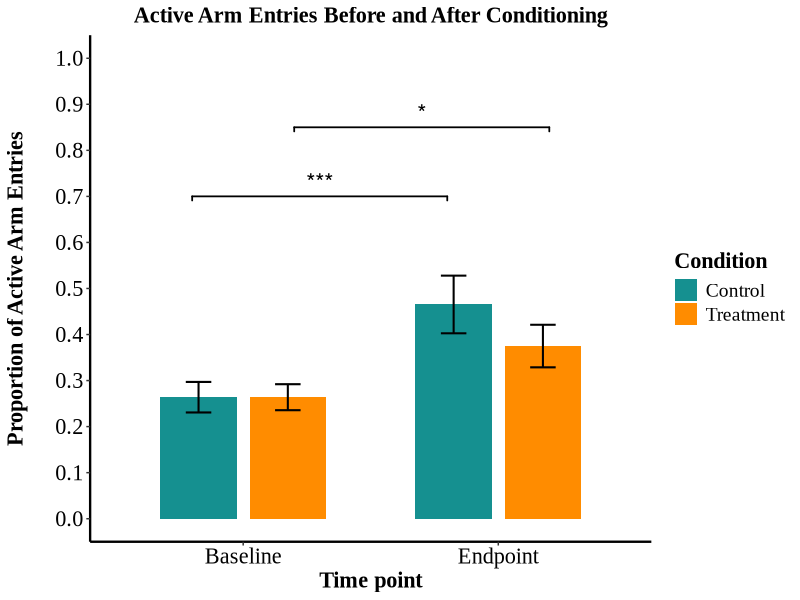
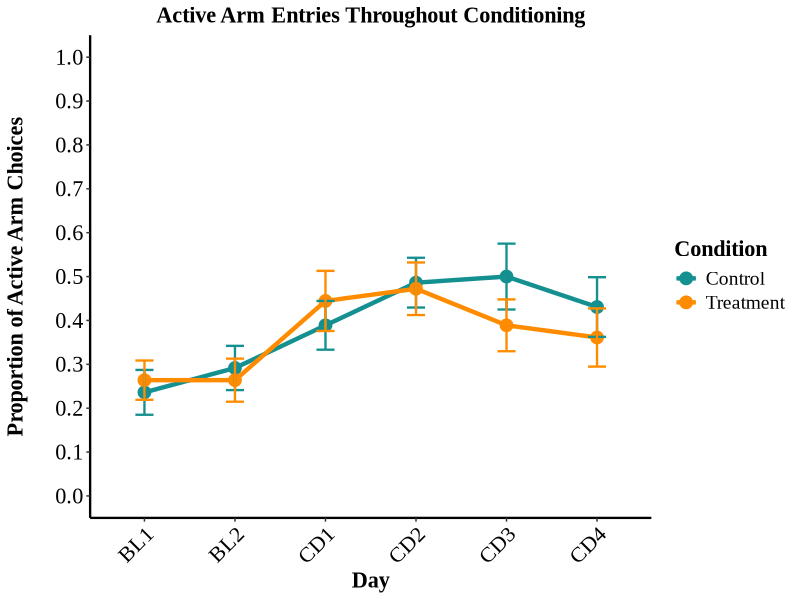
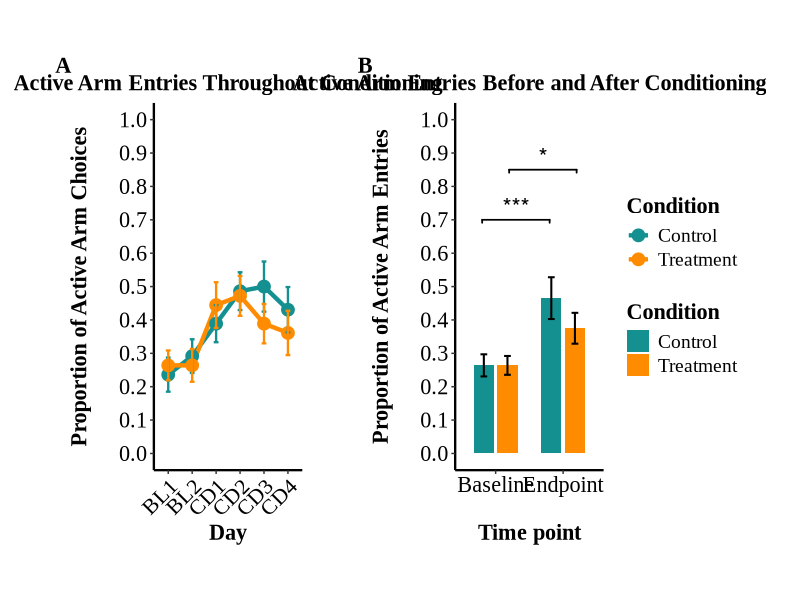
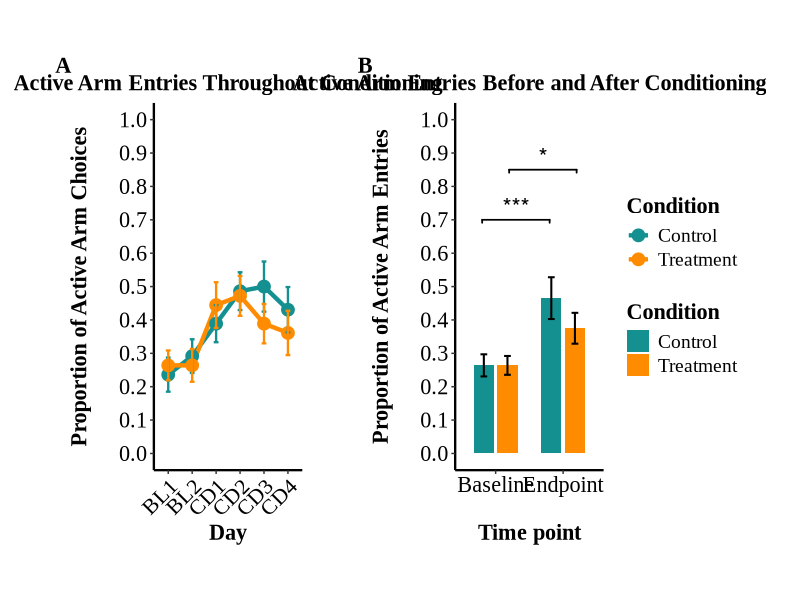

Write the R code that produced these figures, in order.
library(readr)
library(dplyr)
library(tidyverse)
library(ggsignif)
library(lme4)
library(emmeans)
library(grid)
library(gridExtra)
library(car)
library(ggplot2)
library(readxl)
library(patchwork)

# read in the data
Exp8_full_data <- read_excel("Datasets/Experiment_8_Full_Data.xlsx")


#Creating theme for plots

# Updated theme for regeneration and reinstatement plots
consistant_theme <- function() {
  theme_classic() +
    theme(
      text = element_text(family = "Times New Roman", size = 18),
      axis.title = element_text(size = 16, face = "bold"),
      axis.title.y = element_text(margin = margin(r = 20)),
      axis.text = element_text(size = 16, color = "black"),
      legend.position = "right", # Updated to place legend on right side
      legend.title = element_text(size = 16, face = "bold"),
      legend.text = element_text(size = 14),
      axis.line = element_line(color = "black", linewidth = 0.8),
      panel.grid = element_blank(),
      panel.background = element_rect(fill = "white"),
      panel.border = element_blank(),
      plot.title = element_text(hjust = 0.5, size = 16, face = "bold"),
      # Add facet theming to match the figure
      strip.background = element_rect(fill = "white"),
      strip.text = element_text(size = 14, face = "bold", color = "black")
    )
}

#Restructure data for baseline/endpoint comparison

Exp8_data_long <- Exp8_full_data %>% mutate(across(ends_with("_arm_entries"),
                                               ~as.numeric(as.character(.)))) %>%
  pivot_longer(
    cols = c(baseline_active_arm_entries, endpoint_active_arm_entries),
    names_to = "Time",
    values_to = "ActiveCount"
  ) %>%
  mutate(
    Time = factor(Time,
                  levels = c("baseline_active_arm_entries", "endpoint_active_arm_entries"),
                  labels = c("Baseline", "Endpoint")),
    Subject = factor(Subject),
    Condition = factor(Condition),
    ActiveCount = if_else(!is.na(ActiveCount),
                          as.integer(ActiveCount),
                          NA_integer_)
  ) %>%
  mutate(
    TotalTrials = 6,
    InactiveCount = if_else(!is.na(ActiveCount),
                            TotalTrials - ActiveCount,
                            NA_integer_),
    ActiveArmProportion = if_else(!is.na(ActiveCount),
                                  ActiveCount/ TotalTrials,
                                  NA_real_)
  ) %>% 
  filter(is.na(ActiveCount) | ActiveCount <= TotalTrials)
  

# statistical analysis of baseline vs endpoint

#set contrasts
contrasts(Exp8_data_long$Time) <- contr.sum
contrasts(Exp8_data_long$Condition) <- contr.sum

#baseline vs endpoint model
learning_model <- glmer(cbind(ActiveCount, InactiveCount) ~ Condition * Time + (1|Subject),
                        data = Exp8_data_long,
                        family = "binomial",
                        na.action = na.omit)

summary(learning_model)

#get overall effects for learning model

learning_model_output <- car::Anova(learning_model, type = "III")
print(learning_model_output)


# getting estimated means and comparisons for within and between groups
#Within-group comparisons
conditioning_within_groups_comparisons <- emmeans(learning_model,
                                                  pairwise ~ Time | Condition,
                                                  adjust = "bonferroni",
                                                  type = "response")

#between-group comparisons
conditioning_between_groups_comparisons <- emmeans(learning_model,
                                                   pairwise ~ Condition | Time,
                                                   adjust = "bonferroni",
                                                   type = "response")

#printing comparisons
print(summary(conditioning_within_groups_comparisons$emmeans))
print(summary(conditioning_within_groups_comparisons$contrasts))
print(summary(conditioning_between_groups_comparisons$emmeans))
print(summary(conditioning_between_groups_comparisons$contrasts))


#=================================
#apa formatted results
#================================

format_p_value <- function(p) {
  if (p <.001) {
    return ("< .001")
  }  else {
      return(paste0("= ", gsub("0\\.", ". ", round(p, 3))))
    }
}


#Formatting results for glmm analysis
format_conditioning_results <- function(model, anova_output) {
  Exp8_model_summary <- summary(learning_model)
  Exp8_anova_df <- as.data.frame(anova_output)
  
  formatted_results <- data.frame(
    effect = rownames(Exp8_anova_df),
    chisq = Exp8_anova_df$Chisq,
    df = Exp8_anova_df$Df,
    p.value = Exp8_anova_df$`Pr(>Chisq)`,
    apa_results = paste0(
      "χ²(", Exp8_anova_df$Df, ") = ", round(Exp8_anova_df$Chisq, 3),
      ", *p* ", sapply(Exp8_anova_df$`Pr(>Chisq)`, format_p_value) 
    )
  )
  return(formatted_results)
  }

#Format within-group emmeans comparisons

format_within_group_comparisons <- function(emmeans_object) {
  # Extract contrasts
  contrasts_df <- as.data.frame(emmeans_object$contrasts)
  
  # Extract condition more reliably, or set explicit condition labels
  # Make sure they're in the correct order based on your graph
  condition_labels <- c("Control", "Treatment")  # Assuming this order matches your data
  condition_index <- 1:length(contrasts_df$contrast)
  
  # Create formatted results dataframe with INVERTED odds ratios
  formatted_results <- data.frame(
    contrast = contrasts_df$contrast,
    condition = condition_labels[condition_index],
    # Invert the odds ratio
    odds_ratio = 1/contrasts_df$odds.ratio,  # This inverts baseline→endpoint to endpoint→baseline
    p.value = contrasts_df$p.value,
    apa_result = paste0(
      "OR = ", round(1/contrasts_df$odds.ratio, 2),  # Invert odds ratio
      ", *z* = ", round(-contrasts_df$z.ratio, 2),   # Flip sign of z-ratio
      ", *p* ", sapply(contrasts_df$p.value, format_p_value)
    )
  )
  
  return(formatted_results)
}

#format estimated means for my manuscript

format_estimated_means <- function(emmeans_object) {
  exp8_means_df <- as.data.frame(emmeans_object$emmeans)
  
  formatted_results <- data.frame(
    group = rownames(exp8_means_df),
    condition = exp8_means_df$Condition,
    time = exp8_means_df$Time,
    probablity = exp8_means_df$prob,
    se = exp8_means_df$SE,
    lcl = exp8_means_df$asymp.LCL,
    ucl = exp8_means_df$asymp.UCL,
    apa_results = paste0(
      "*M* = ", round(exp8_means_df$prob, 2),
      ", *SE* = ", round(exp8_means_df$SE, 2),
      ", 95% CI [", round(exp8_means_df$asymp.LCL, 2), ", ", round(exp8_means_df$asymp.UCL, 2), "]"
    )
  )
  return(formatted_results)
}


# Format emmeans pairwise comparisons for between-group effects
# Format emmeans pairwise comparisons for between-group effects
format_between_group_comparisons <- function(emmeans_object) {
  # Extract contrasts
  contrasts_df <- as.data.frame(emmeans_object$contrasts)
  
  # Use explicit time point labels
  time_labels <- c("Baseline", "Endpoint")
  time_index <- 1:length(contrasts_df$contrast)
  
  # Create formatted results dataframe
  formatted_results <- data.frame(
    contrast = contrasts_df$contrast,
    time_point = time_labels[time_index],  # Use explicit labels
    odds_ratio = contrasts_df$odds.ratio,
    p.value = contrasts_df$p.value,
    apa_result = paste0(
      "OR = ", round(contrasts_df$odds.ratio, 2),
      ", *z* = ", round(contrasts_df$z.ratio, 2),
      ", *p* ", sapply(contrasts_df$p.value, format_p_value)
    )
  )
  
  return(formatted_results)
}

# Formating coefficients from our comparison model

format_model_coefficients <- function(model) {
  coef_table <- as.data.frame(summary(model)$coefficients)
  
  formatted_results <- data.frame(
    term = rownames(coef_table),
    estimate = coef_table$Estimate,
    se = coef_table$`Std. Error`,
    z_value = coef_table$`z value`,
    p.value = coef_table$`Pr(>|z|)`,
    apa_result = paste0(
      "β = ", round(coef_table$Estimate, 2),
      ", SE = ", round(coef_table$`Std. Error`, 2),
      ", *z* = ", round(coef_table$`z value`, 2),
      ", *p* = ", sapply(coef_table$`Pr(>|z|)`, format_p_value)
    )
  )
  
  return(formatted_results)
}


#primary function for inline code

format_all_glmm_results <- function(model, anova_output, within_comparisons, between_comparisons) {
  results <- list()
  
  results$anova <- format_conditioning_results(model, anova_output)
  results$coefficients <- format_model_coefficients(model)
  results$within_comparisons <- format_within_group_comparisons(within_comparisons)
  results$between_comparisons <- format_between_group_comparisons(between_comparisons)
  results$estimated_means <- format_estimated_means(within_comparisons)
  
  return(results)
  
}

# Helper function to make retrieving results easier for inline code
get_result <- function(results, type, filter_value = NULL, filter_col = NULL, 
                       condition = NULL, time = NULL) {
  
  # Handle main effects and interactions (anova)
  if (type == "anova") {
    # Get specific effect (Condition, Time, or Condition:Time)
    if (!is.null(filter_value)) {
      return(results$anova$apa_result[results$anova$effect == filter_value])
    } else {
      # Return all effects as a named vector
      effects <- results$anova$apa_result
      names(effects) <- results$anova$effect
      return(effects)
    }
  }
  
  # Handle within-group comparisons
  if (type == "within") {
    # If condition specified, filter by it
    if (!is.null(condition)) {
      # Direct match with condition label
      match_idx <- which(results$within_comparisons$condition == condition)
      
      if (length(match_idx) > 0) {
        return(results$within_comparisons$apa_result[match_idx[1]])
      } else {
        return(paste0("(no match found for condition '", condition, "')"))
      }
    } else {
      # Return all as named vector
      comps <- results$within_comparisons$apa_result
      names(comps) <- results$within_comparisons$condition
      return(comps)
    }
  }
  
  # Handle between-group comparisons
  if (type == "between") {
    # If time specified, filter by it
    if (!is.null(time)) {
      # Direct match with time label
      match_idx <- which(results$between_comparisons$time_point == time)
      
      if (length(match_idx) > 0) {
        return(results$between_comparisons$apa_result[match_idx[1]])
      } else {
        return(paste0("(no match found for time '", time, "')"))
      }
    } else {
      # Return all as named vector
      comps <- results$between_comparisons$apa_result
      names(comps) <- results$between_comparisons$time_point
      return(comps)
    }
  }
  
  # Handle estimated means
  if (type == "means") {
    # Filter by condition and/or time if specified
    if (!is.null(condition) && !is.null(time)) {
      return(results$estimated_means$apa_result[
        results$estimated_means$condition == condition & 
          results$estimated_means$time == time])
    } else if (!is.null(condition)) {
      return(results$estimated_means$apa_result[
        results$estimated_means$condition == condition])
    } else if (!is.null(time)) {
      return(results$estimated_means$apa_result[
        results$estimated_means$time == time])
    } else {
      # Return all as named vector
      means <- results$estimated_means$apa_result
      names(means) <- paste0(results$estimated_means$condition, " - ", 
                             results$estimated_means$time)
      return(means)
    }
  }
  
  # Handle model coefficients
  if (type == "coef") {
    if (!is.null(filter_value)) {
      return(results$coefficients$apa_result[
        results$coefficients$term == filter_value])
    } else {
      # Return all as named vector
      coefs <- results$coefficients$apa_result
      names(coefs) <- results$coefficients$term
      return(coefs)
    }
  }
  
  # Return informative message if no match
  return("(function type not recognized)")
}

# Apply the formatting to your existing analysis
glmm_results <- format_all_glmm_results(
  learning_model,
  learning_model_output,
  conditioning_within_groups_comparisons,
  conditioning_between_groups_comparisons
)




####################################################################
#Plotting baseline to endpoint comparison
####################################################################
Exp8_Baseline_endpoint_comparison <- Exp8_data_long %>%
  group_by(Condition, Time) %>%
  summarise(
    mean_proportion = mean(ActiveArmProportion, na.rm = TRUE),
    se = sd(ActiveArmProportion, na.rm = TRUE) / sqrt(n()),
    .groups = "drop"
  ) %>% 
  ggplot(aes(x = Time, y = mean_proportion, fill = Condition))+
  geom_bar(stat = "identity", position = position_dodge(0.7), width = 0.6) +
  geom_errorbar(aes(ymin = mean_proportion - se, ymax = mean_proportion + se),
                position = position_dodge(0.7), width = 0.2, linewidth = 0.7) +
  geom_signif( #for treatment group
    annotations = "*",
    xmin = 1.2, xmax = 2.2,
    y_position = 0.85,
    color = "black",
    size = 0.6,
    textsize = 6 ) +
  geom_signif( #  for control group
    annotations = "***",
    xmin = 0.8, xmax = 1.8,
    y_position = 0.7,
    color = "black",
    size = 0.6,
    textsize = 6 ) +
  scale_fill_manual(values = c("Treatment" = "#FF8C00", "Control" = "#159090")) +
  labs( 
    title = "Active Arm Entries Before and After Conditioning",
    y = "Proportion of Active Arm Entries",
    x = "Time point",
    fill = "Condition") +
  scale_y_continuous(
    limits = c(0, 1),
    breaks = (seq(0, 1, 0.1)
    )) +
  consistant_theme()




print(Exp8_Baseline_endpoint_comparison)


#=================================================================
# PART 2: LEARNING ACROSS CONDITIONING DAYS
#=================================================================

Exp8_data_long_days <- Exp8_full_data %>%
  select(Subject, Condition,
         Baseline_day1,
         Baseline_day2,
         Conditioning_day1,
         Conditioning_day2,
         Conditioning_day3, 
         Conditioning_day4) %>%
  pivot_longer(
    cols = c(Baseline_day1:Conditioning_day4),
    names_to = "TimePoint",
    values_to = "ActiveArmChoices"
  ) %>%
  mutate(
    TImePoint = factor(TimePoint,
                       levels = c("Baseline_day1", "Baseline_day2", 
                                  "Conditioning_day1", "Conditioning_day2", 
                                  "Conditioning_day3", "Conditioning_day4")),
    Subject = factor(Subject),
    Condition = factor(Condition),
    Proportion = ActiveArmChoices / 3
  )

#reshaping data for plotting

Exp8_conditioning_plot <- Exp8_data_long_days %>%
  group_by(Condition, TimePoint) %>%
  summarise(
    mean_proportion = mean(Proportion, na.rm = TRUE),
    se = sd(Proportion, na.rm = TRUE) / sqrt(n()),
    .groups = "drop"
  ) %>%
  ggplot(aes(x = TimePoint, y = mean_proportion, color = Condition, group = Condition)) +
  geom_line(linewidth = 1.5)+
  geom_point(size = 4) +
  geom_errorbar(aes(ymin = mean_proportion - se, ymax = mean_proportion + se),
                width = 0.2, linewidth = 0.8) +
  scale_color_manual(values = c("Treatment" = "#FF8C00", "Control" = "#159090")) +
  # Add this scale_x_discrete function to rename the x-axis labels
  scale_x_discrete(
    labels = c(
      "Baseline_day1" = "BL1", 
      "Baseline_day2" = "BL2", 
      "Conditioning_day1" = "CD1", 
      "Conditioning_day2" = "CD2", 
      "Conditioning_day3" = "CD3", 
      "Conditioning_day4" = "CD4"
    )
  ) +
  labs(
    title = "Active Arm Entries Throughout Conditioning",
    y = "Proportion of Active Arm Choices",
    x = "Day"
  ) +
  scale_y_continuous(
    limits = c(0, 1),
    breaks = seq(0, 1, 0.1)
  ) +
  consistant_theme() +
  theme(
    axis.text.x = element_text(angle = 45, hjust = 1))

print(Exp8_conditioning_plot)

#=================================================================
# PART 3: Combinig figures for presentation
#=================================================================

Exp8_combined_figure <- Exp8_conditioning_plot / Exp8_Baseline_endpoint_comparison +
  plot_layout(
    widths = c(1, 1), 
    guides = "collect",
    ncol = 2) +
  plot_annotation(tag_levels = "A") &
  theme(
    plot.tag = element_text(face = "bold", size = 16, family = "Times New Roman"),
    plot.margin = margin(t = 20, r = 20, b = 20, l = 20),
  ) 

print(Exp8_combined_figure)

ggsave("Exp8_combined_figure.png", Exp8_combined_figure, 
       width = 14, 
       height = 7, 
       dpi = 300)

#=================================================================
# PART 4: Descriptives
#=================================================================

Exp8_prefered_arm_count <- Exp8_full_data %>% count(Prefered_arm)

Exp8_active_arm_count <- Exp8_full_data %>% count(`Active arm`)

Exp8_left_active_arm_count = Exp8_active_arm_count %>% filter(`Active arm` == "L") %>% pull(n)

Exp8_right_active_arm_count = Exp8_active_arm_count %>% filter(`Active arm` == "R") %>% pull(n)

print(Exp8_left_active_arm_count)
print(Exp8_right_active_arm_count)
